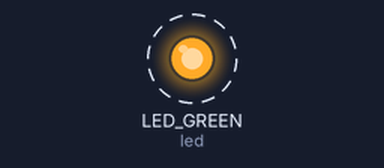
The program below on a simulated CircuitPython board. On the bench: output pins drawn as LEDs (lit = HIGH). Dashed ring = blinking.

Above: at 0.2 s.
Timing chart, 0 to 3.0 s (numbered marks = the images above):
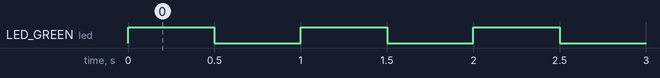

The program:

1_blink.py
```python
"""
Descrption:
    Blinks the green onboard LED once per second.

Cable connections:
    None

Additional Challenges:
    - Make the LED blink 10 times per second
    - Change the code to blink the RED led
    - Build a police sirene with the blue and the red led blinking simultaneously
"""
import board
import time
from digitalio import DigitalInOut, Direction

# Setup the Green LED
led = DigitalInOut(board.LED_GREEN)
led.direction = Direction.OUTPUT

# Start endless loop
while True:
    # Turn LED on
    led.value = True
    time.sleep(0.5)
    # Turn LED off
    led.value = False
    time.sleep(0.5)
```

Measured:
- by itself, LED_GREEN (led): alternates HIGH for 0.50 s and LOW for 0.50 s
